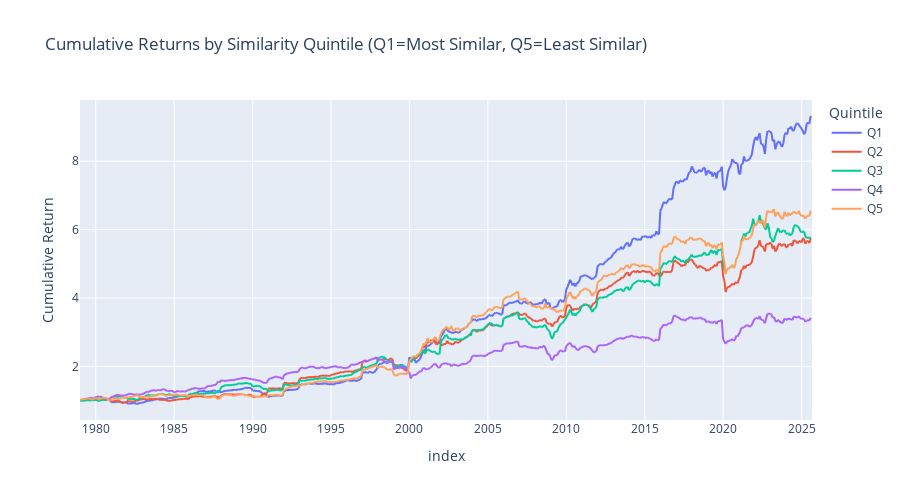

Write notebook code for a chart like this one.
### Code cell
# Plot cumulative returns by quintile
cum_returns_df = pd.DataFrame()
for q in range(1, 6):
    cum_ret = (1 + portfolio_returns_by_quintile[q]).cumprod()
    cum_returns_df[f'Q{q}'] = cum_ret

fig = px.line(
    cum_returns_df,
    title='Cumulative Returns by Similarity Quintile (Q1=Most Similar, Q5=Least Similar)',
    labels={'value': 'Cumulative Return', 'variable': 'Quintile'}
)
fig.update_layout(height=500, hovermode='x unified')
fig.show()

### Figure 1 — Plotly figure (JSON) as saved in the notebook; plotly's stock layout.template omitted (floating-point values rounded to 4 significant figures; data arrays with more than 128 entries replaced by an {"elided": "..."} marker saying what was removed)
{"data": [{"hovertemplate": "Quintile=Q1<br>index=%{x}<br>Cumulative Return=%{y}<extra></extra>", "legendgroup": "Q1", "line": {"color": "#636efa", "dash": "solid"}, "marker": {"symbol": "circle"}, "mode": "lines", "name": "Q1", "showlegend": true, "type": "scattergl", "x": {"elided": "561 str values"}, "xaxis": "x", "y": {"elided": "561 float values"}, "yaxis": "y"}, {"hovertemplate": "Quintile=Q2<br>index=%{x}<br>Cumulative Return=%{y}<extra></extra>", "legendgroup": "Q2", "line": {"color": "#EF553B", "dash": "solid"}, "marker": {"symbol": "circle"}, "mode": "lines", "name": "Q2", "showlegend": true, "type": "scattergl", "x": {"elided": "561 str values"}, "xaxis": "x", "y": {"elided": "561 float values"}, "yaxis": "y"}, {"hovertemplate": "Quintile=Q3<br>index=%{x}<br>Cumulative Return=%{y}<extra></extra>", "legendgroup": "Q3", "line": {"color": "#00cc96", "dash": "solid"}, "marker": {"symbol": "circle"}, "mode": "lines", "name": "Q3", "showlegend": true, "type": "scattergl", "x": {"elided": "561 str values"}, "xaxis": "x", "y": {"elided": "561 float values"}, "yaxis": "y"}, {"hovertemplate": "Quintile=Q4<br>index=%{x}<br>Cumulative Return=%{y}<extra></extra>", "legendgroup": "Q4", "line": {"color": "#ab63fa", "dash": "solid"}, "marker": {"symbol": "circle"}, "mode": "lines", "name": "Q4", "showlegend": true, "type": "scattergl", "x": {"elided": "561 str values"}, "xaxis": "x", "y": {"elided": "561 float values"}, "yaxis": "y"}, {"hovertemplate": "Quintile=Q5<br>index=%{x}<br>Cumulative Return=%{y}<extra></extra>", "legendgroup": "Q5", "line": {"color": "#FFA15A", "dash": "solid"}, "marker": {"symbol": "circle"}, "mode": "lines", "name": "Q5", "showlegend": true, "type": "scattergl", "x": {"elided": "561 str values"}, "xaxis": "x", "y": {"elided": "561 float values"}, "yaxis": "y"}], "layout": {"height": 500, "hovermode": "x unified", "legend": {"title": {"text": "Quintile"}, "tracegroupgap": 0}, "title": {"text": "Cumulative Returns by Similarity Quintile (Q1=Most Similar, Q5=Least Similar)"}, "xaxis": {"anchor": "y", "domain": [0, 1], "title": {"text": "index"}}, "yaxis": {"anchor": "x", "domain": [0, 1], "title": {"text": "Cumulative Return"}}}}
